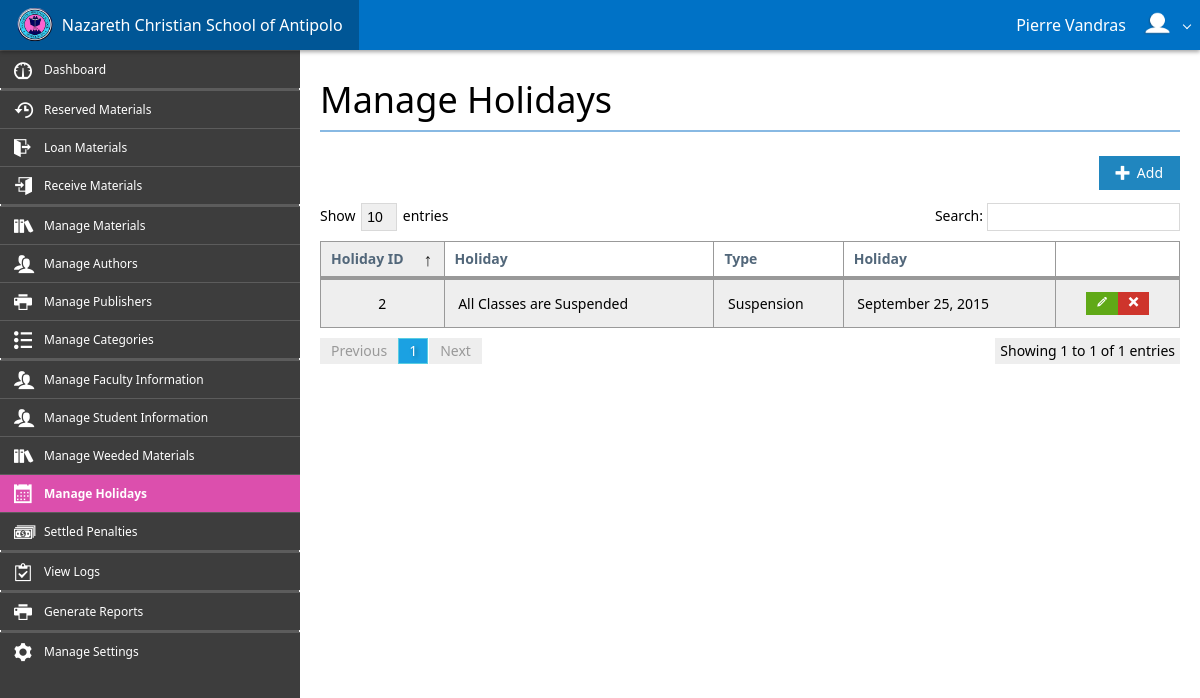
/control_panel/manage_holidays.php (signed in), run on an earlier commit of the app's database.
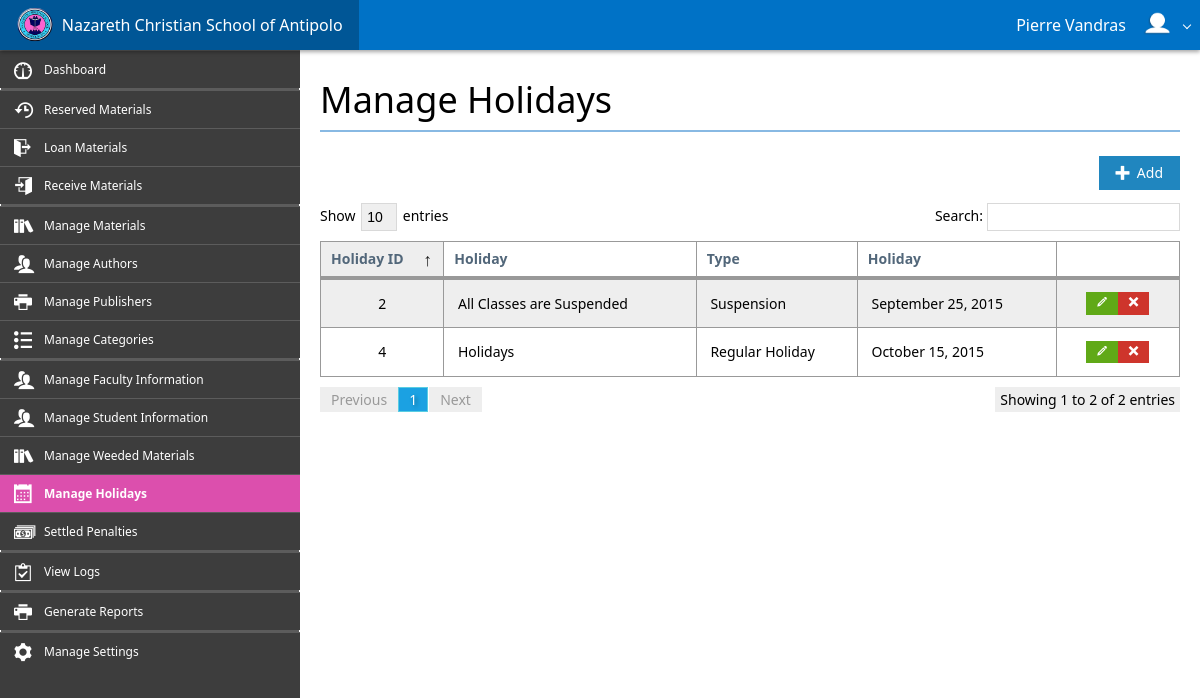
And on a later commit of the database.
### tables this page shows
CREATE TABLE IF NOT EXISTS `holidays` (
  `Holiday_ID` int(10) NOT NULL AUTO_INCREMENT,
  `Holiday` varchar(50) NOT NULL,
  `Holiday_Type` varchar(20) NOT NULL,
  `Month` int(2) NOT NULL,
  `Day` int(2) NOT NULL,
  `Year` int(4) NOT NULL DEFAULT '0',
  PRIMARY KEY (`Holiday_ID`)
);

### control_panel/requests/connection.php (called while the page is built, shortened)
<?php
    class Connection {
        private $hostname = 'localhost';
        private $username = 'root';
        private $password = '';
        private $database = 'ncsa_db';
        private $connection, $query;
        function open() {
            $this->connection = mysqli_connect($this->hostname, $this->username, $this->password, $this->database);
        }
        function query($sql) {
            $this->query = mysqli_query($this->connection, $sql);
        }
        function fetch_assoc() {
            return mysqli_fetch_assoc($this->query);
        }
    }
?>

### control_panel/manage_holidays.php (the view, shortened to what this page needs)
<?php
    include_once('assets/system/header.php');
?>
<div class="app-bar fixed-top shadow" data-role="appbar">
    <a class="app-bar-element branding" href="./"><img class="app-logo" src="assets/img/logo.png">&nbsp;&nbsp;Nazareth Christian School of Antipolo</a>
    <?php
        if(isset($_SESSION['account_username'])) {
            $name = $_SESSION['account_first_name'] . ' ' . $_SESSION['account_last_name'];
            echo '<ul class="app-bar-menu place-right">';
            echo '<li><a class="app-bar-element dropdown-toggle">' . $name . '&nbsp;&nbsp;<img class="app-logo" src="./../user_images/' . $_SESSION['account_image'] . '"></a>';
            echo '</li>';
            echo '</ul>';
        } else {
            echo '<div class="place-right">';
            echo '<a class="app-bar-element" href="login.php"><span class="mif-switch"></span>&nbsp;&nbsp;Login</a>';
            echo '</div>';
        }
    ?>
</div>
<div id="main-block">
    <div class="flex-grid" style="height: 100%;">
        <div class="row" style="height: 100%;">
            <div id="cell-sidebar" class="cell bg-lightDark size-x300" style="overflow-y: scroll; height: 100%;">
                <ul class="sidebar2 dark">
                    <li><a href="./"><span class="mif-meter icon"></span><span class="title">Dashboard</span></a></li>
                    <li class="divider"></li><li class="divider"></li>
                    <li><a href="./reserved_materials.php"><span class="mif-history icon"></span><span class="title">Reserved Materials</span></a></li>
                    <li><a href="./loan_materials.php"><span class="mif-exit icon"></span><span class="title">Loan Materials</span></a></li>
                    <li><a href="./receive_materials.php"><span class="mif-enter icon"></span><span class="title">Receive Materials</span></a></li>
                    <li class="divider"></li><li class="divider"></li>
                    <li><a href="./manage_materials.php"><span class="mif-books icon"></span><span class="title">Manage Materials</span></a></li>
                    <li><a href="./manage_authors.php"><span class="mif-users icon"></span><span class="title">Manage Authors</span></a></li>
                    <li><a href="./manage_publishers.php"><span class="mif-printer icon"></span><span class="title">Manage Publishers</span></a></li>
                    <li><a href="./manage_categories.php"><span class="mif-list2 icon"></span><span class="title">Manage Categories</span></a></li>
                    <li class="divider"></li><li class="divider"></li>
                    <li><a href="./manage_faculties.php"><span class="mif-users icon"></span><span class="title">Manage Faculty Information</span></a></li>
                    <li><a href="./manage_students.php"><span class="mif-users icon"></span><span class="title">Manage Student Information</span></a></li>
                    <li><a href="./manage_weeding.php"><span class="mif-books icon"></span><span class="title">Manage Weeded Materials</span></a></li>
                    <li class="active"><a href="./manage_holidays.php"><span class="mif-calendar mif-ani-shuttle icon"></span><span class="title">Manage Holidays</span></a></li>
                    <li><a href="./settled_penalties.php"><span class="mif-dollars icon"></span><span class="title">Settled Penalties</span></a></li>
                    <li class="divider"></li><li class="divider"></li>
                    <li><a href="./view_logs.php"><span class="mif-clipboard icon"></span><span class="title">View Logs</span></a></li>
                    <li class="divider"></li><li class="divider"></li>
                    <li><a href="./generate_reports.php"><span class="mif-printer icon"></span><span class="title">Generate Reports</span></a></li>
                    <li class="divider"></li><li class="divider"></li>
                    <li><a href="./settings.php"><span class="mif-cog icon"></span><span class="title">Manage Settings</span></a></li>
                </ul>
            </div>
            <div id="cell-content" class="cell auto-size padding20 pane-scroll">
                <h1 class="text-light">Manage Holidays</h1>
                <hr><br>
                <div class="align-right">
                    <a class="button primary beautify beautify-mif" data-button="add-holiday-button" data-role="hint" data-hint="Add Holiday" data-hint-background="#dc4fad" data-hint-color="#ffffff" data-hint-mode="2" data-hint-position="top"><span class="mif mif-plus"></span>&nbsp;&nbsp;Add</a>
                </div>
                <table id="holidays-table" class="table striped border bordered">
                    <thead>
                        <tr>
                            <th width="15%">Holiday ID</th>
                            <th>Holiday</th>
                            <th>Type</th>
                            <th>Holiday</th>
                            <th width="15%"></th>
                        </tr>
                    </thead>
                    <tbody>
                        <?php
                            require_once('requests/connection.php');
                            $connection = new Connection();
                            $connection->open();
                            $connection->query("SELECT * FROM holidays");
                            while($row = $connection->fetch_assoc()) {
                                echo '<tr>';
                                echo '<td class="align-center">' . $row['Holiday_ID'] . '</td>';
                                echo '<td>' . $row['Holiday'] . '</td>';
                                echo '<td>' . $row['Holiday_Type'] . '</td>';
                                echo '<td>' . date('F d, Y', strtotime($row['Year'] . '-' . $row['Month'] . '-' . $row['Day'])) . '</td>';
                                echo '<td class="align-center"><a class="button success mini-button beautify" data-button="edit-holiday-button" data-var-id="' . $row['Holiday_ID'] . '" data-role="hint" data-hint="Edit Holiday" data-hint-background="#dc4fad" data-hint-color="#ffffff" data-hint-mode="2" data-hint-position="top"><span class="mif mif-pencil"></span></a><a class="button danger mini-button beautify" data-button="delete-holiday-button" data-var-id="' . $row['Holiday_ID'] . '" data-role="hint" data-hint="Delete Holiday" data-hint-background="#dc4fad" data-hint-color="#ffffff" data-hint-mode="2" data-hint-position="top"><span class="mif mif-cross"></span></a></td>';
                                echo '</tr>';
                            }
                        ?>
                    </tbody>
                </table>
            </div>
        </div>
    </div>
</div>
<?php
    include_once('assets/system/footer.php');
?>

### control_panel/assets/system/header.php (shortened to what this page needs)
<!DOCTYPE html>
<html>
<head>
    <link rel="stylesheet" href="assets/css/metro.min.css">
    <link rel="stylesheet" href="assets/css/metro-icons.min.css">
    <link rel="stylesheet" href="assets/css/metro-responsive.min.css">
    <link rel="stylesheet" href="assets/css/stylesheet.css">
</head>
<body id="main-body">

### control_panel/assets/css/stylesheet.css (style rules this page uses)
.app-logo { margin-top: -4px; height: 75%; }
.bg-lightDark { background-color: #3D3D3D; }
.pane-scroll { overflow-y: scroll; height: 100%; }
.sidebar2.dark { border: none; min-width: 100%; }
.sidebar2.dark li.active a { background-color: #dc4fad; }
.sidebar2 li a { padding: .50rem 1.75rem .50rem 2.25rem; }
.sidebar2 > li > a > .title { font-size: .75rem; margin-left: .5rem; }
a.button.beautify.beautify-mif .mif { margin-top: -.15rem !important; }
a.button.mini-button.beautify { padding: .2rem .625rem !important; }
#main-body { padding: 3.125rem 0 0; }
#main-block { min-height: 100%; height: 100%; }

What changed in the data, as far as the page shows it:
added holidays: Holiday_ID "4", Holiday "Holidays", Holiday_Type "Regular Holiday", Year+Month+Day "October 15, 2015"
Also different on the page:
text written by a page script: "Show entries Search: Showing 1 to 1 of 1 entries Previous 1 Next" → "Show entries Search: Showing 1 to 2 of 2 entries Previous 1 Next"
